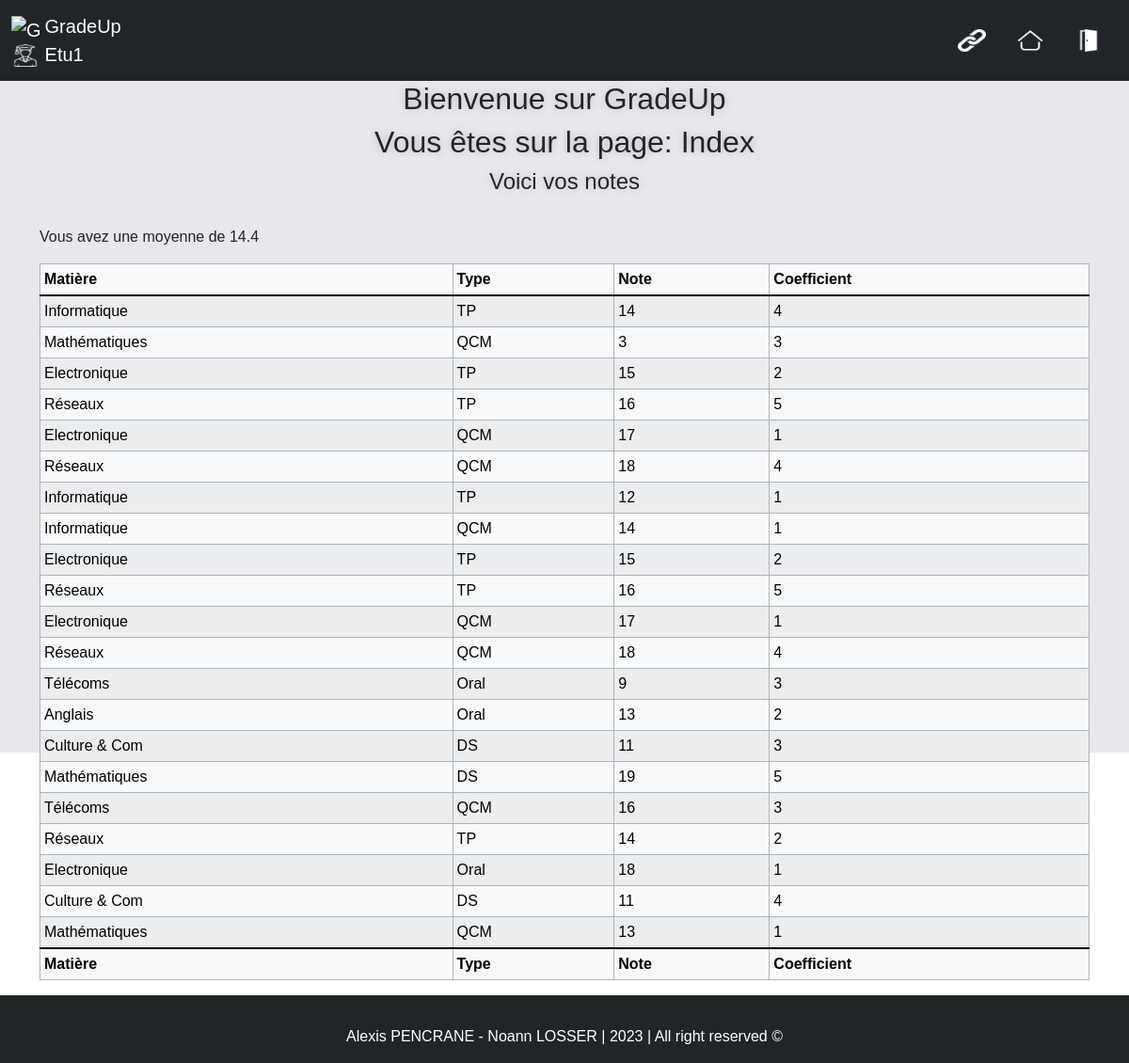
The page /index.php (signed in) on the database as committed earlier.
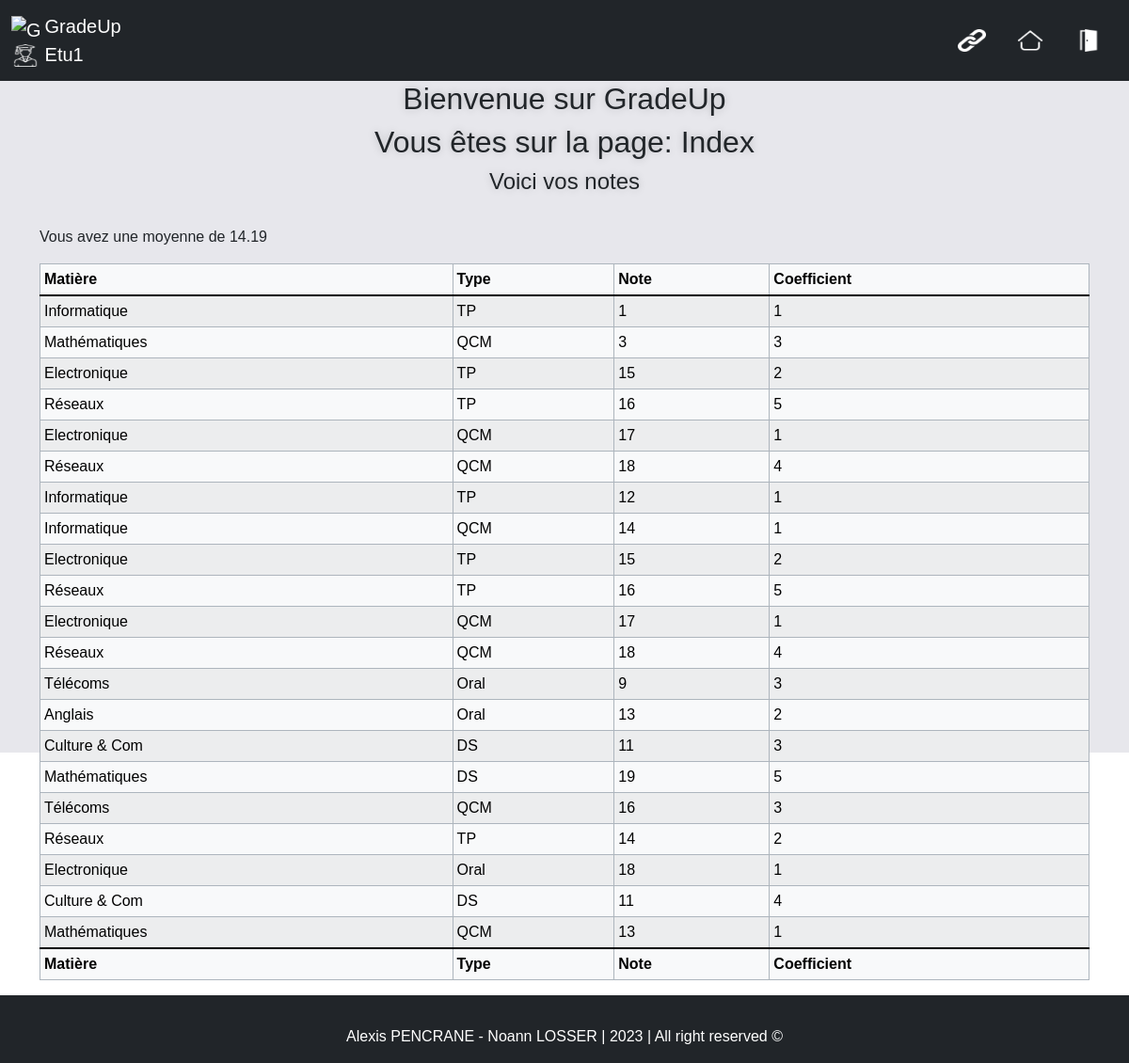
The same page on the database as committed later.
### tables this page shows
CREATE TABLE "Comptes" (
	"login"	VARCHAR NOT NULL,
	"motdepasse"	VARCHAR NOT NULL DEFAULT 'lannion',
	"statut"	VARCHAR NOT NULL DEFAULT 'utilisateur',
	"profilepicture"	TEXT DEFAULT '/assets/profilepicture/etu.png',
	PRIMARY KEY("login"),
	CONSTRAINT "chk_statut" CHECK("statut" IN ('administrateur', 'professeur', 'utilisateur'))
);

CREATE TABLE "Matieres" (
	"NoMat"	INTEGER,
	"NomMat"	VARCHAR(20) NOT NULL CHECK("NomMat" IN ('Informatique', 'Electronique', 'Télécoms', 'Réseaux', 'Anglais', 'Culture & Com', 'Mathématiques')),
	PRIMARY KEY("NoMat" AUTOINCREMENT)
);

CREATE TABLE "Notes" (
	"NoNote"	INTEGER,
	"NomNote"	VARCHAR(20) NOT NULL CHECK("NomNote" IN ('TP', 'QCM', 'Oral', 'DS', 'TestTP')),
	PRIMARY KEY("NoNote" AUTOINCREMENT)
);

CREATE TABLE "NotesMatieres" (
	"id"	INTEGER NOT NULL,
	"login"	VARCHAR NOT NULL,
	"noMat"	INTEGER NOT NULL,
	"noNote"	INTEGER NOT NULL,
	"Coefficient"	INTEGER NOT NULL CHECK("Coefficient" >= 1 AND "Coefficient" <= 5),
	"note"	INTEGER NOT NULL CHECK("note" >= 0 AND "note" <= 20),
	CONSTRAINT "fk_Matieres" FOREIGN KEY("noMat") REFERENCES "Matieres"("noMat") ON DELETE CASCADE ON UPDATE CASCADE,
	CONSTRAINT "fk_Utilisateurs" FOREIGN KEY("login") REFERENCES "Comptes"("login") ON DELETE CASCADE ON UPDATE CASCADE,
	CONSTRAINT "fk_Notes" FOREIGN KEY("noNote") REFERENCES "Notes"("noNote") ON DELETE CASCADE ON UPDATE CASCADE,
	PRIMARY KEY("id" AUTOINCREMENT)
);

### functions.php (the view, shortened to what this page needs)
<?php
function menu()
{
    $connexion = "<li class='nav-item'><a class='nav-link' href='connexion.php'><img src='assets/icons/connexion.png' alt='Connexion' class='icon'></a></li>";
    $index = "<li class='nav-item'><a class='nav-link' href='index.php'><img src='assets/icons/home.png' alt='Accueil' class='icon'></a></li>";
    $deconnexion = "<li class='nav-item'><a class='nav-link' href='connexion.php?action=logout'><img src='assets/icons/deconnexion.png' alt='Deconnexion' class='icon'></a></li>";
    if (!isset($_SESSION['uRole'])) {
        echo $connexion;
    } else if ($_SESSION['uRole'] == "utilisateur") {
        echo $connexion;
        echo $index;
        echo $deconnexion;
    }
}
function getProfilePicture($etu) {
    $db = new PDO('sqlite:db/db.sqlite');
    $rq = 'SELECT profilepicture FROM Comptes WHERE (login = "' . $etu . '")';
    $resultat = $db->query($rq);
    $resultat = $resultat->fetch(PDO::FETCH_ASSOC);
    return $resultat['profilepicture'];
}
function afficheNotes($notes)
{
    $matieres = getMatieres();
    $types = getTypeNotes();
    echo '<table class="table table-light table-striped table-hover table-bordered border-dark-subtle table-sm"><thead><tr><th>Matière</th><th>Type</th><th>Note</th><th>Coefficient</th>';
    echo '</tr></thead><tbody class="table-group-divider">';
    foreach ($notes as $note) {
        foreach ($matieres as $matiere) {
            foreach ($types as $type) {
                if ($note['noMat'] == $matiere['NoMat']) {
                    if ($note['noNote'] == $type['NoNote']) {
                        if (strtolower(explode('.', basename($_SERVER['PHP_SELF']))[0]) == "modification") {
                            echo '<tr><td>' . $matiere['NomMat'] . '</td><td>' . $type['NomNote'] . '</td><td>' . $note['note'] . '</td><td>' . $note['Coefficient'] . '</td><td>'. $note['login'].'</td><td><a href="modification.php?id=' . $note['id'] . '"><img src="assets/icons/select.png" alt="Séléctioner" class="select"></a></td></tr>';
                        } else {
                            echo '<tr><td>' . $matiere['NomMat'] . '</td><td>' . $type['NomNote'] . '</td><td>' . $note['note'] . '</td><td>' . $note['Coefficient'] . '</td></tr>';
                        }
                    }
                }
            }
        }
    }
    echo '</tbody><tfoot class="table-group-divider"><tr><th>Matière</th><th>Type</th><th>Note</th><th>Coefficient</th>';
    echo '</tr></tfoot></table>';
}
function getAllNotes()
{
    $notes = false;
    try {
        $db = new PDO('sqlite:db/db.sqlite');
        $rq = 'SELECT * FROM NotesMatieres';
        $resultat = $db->query($rq);
        $notes = $resultat->fetchAll(PDO::FETCH_ASSOC);
    } catch (Exception $e) {
        echo "erreur de connection a la BDO";
    }
    return $notes;
}
function getNotesByEtu($notes, $login)
{
    $resultat = array();
    if ($login == "") {
        $resultat = $notes;
    } else {
        foreach ($notes as $note) {
            if ($note['login'] == $login) {
                array_push($resultat, $note);
            }
        }
    }
    return $resultat;
}
function getMatieres()
{
    $matieres = false;
    try {
        $db = new PDO('sqlite:db/db.sqlite');
        $rq = 'SELECT noMat, nomMat FROM Matieres';
        $resultat = $db->query($rq);
        $matieres = $resultat->fetchAll(PDO::FETCH_ASSOC);
    } catch (Exception $e) {
        echo "erreur de connection a la BDO";
    }
    return $matieres;
}
function getTypeNotes()
{
    $type = false;
    try {
        $db = new PDO('sqlite:db/db.sqlite');
        $rq = 'SELECT noNote, nomNote FROM Notes';
        $resultat = $db->query($rq);
        $type = $resultat->fetchAll(PDO::FETCH_ASSOC);
    } catch (Exception $e) {
        echo "erreur de connection a la BDO";
    }
    return $type;
}
function getMoyenneByEtu($login)
{
    $moyenne = false;
    $coefficients = 0;
    $notes = getNotesByEtu(getAllNotes(), $login);
    foreach ($notes as $note) {
        $moyenne += $note['note'] * $note['Coefficient'];
        $coefficients += $note['Coefficient'];
    }
    return round($moyenne / $coefficients, 2);
}

### index.php (shortened to what this page needs)
<?php
include "functions.php";
?>
<!DOCTYPE html>
<html lang="en">
<head>
    <link href="https://cdn.jsdelivr.net/npm/bootstrap@5.3.0-alpha3/dist/css/bootstrap.min.css" rel="stylesheet"
>
    <link rel="stylesheet" type="text/css" href="css/style.css">
</head>
<body>
    <nav class="navbar sticky-top navbar-expand-lg navbar-dark bg-dark">
        <div class="container-fluid">
            <a class="navbar-brand">
                <div>
                    <img src="assets/icons/logo.png" alt="GradeUp Logo" class="d-inline-block align-text-top">
                    GradeUp
                </div>
                <div class="profile">
                    <img src="<?php echo getProfilePicture($_SESSION['uLogin']); ?>" alt="Profile Icon"
                        class="d-inline-block align-text-top">
                    <?php
                    echo ucfirst(explode('@', $_SESSION['uLogin'])[0]);
                    ?>
                </div>
            </a>
            <div class="" id="navbarNav">
                <ul class="nav justify-content-center">
                    <?php
                    menu();
                    ?>
                </ul>
            </div>
        </div>
    </nav>
    <header>
        <h2>Bienvenue sur GradeUp</h2>
    </header>
    <main>
        <?php
        echo "<h2>Vous êtes sur la page: " . ucfirst(explode('.', basename($_SERVER['PHP_SELF']))[0]) . "</h2>";
        if ($_SESSION['uRole'] == "administrateur" || $_SESSION['uRole'] == "professeur") {
        } else {
            echo "<h4>Voici vos notes</h4>";
            echo "<br><div class='container'>";
            echo "<p>Vous avez une moyenne de " . getMoyenneByEtu($_SESSION['uLogin']) . "</p>";
            afficheNotes(getNotesByEtu(getAllNotes(), $_SESSION['uLogin']));
            echo "</div>";
        }
        ?>
        <div id="under-footer"> </div>
    </main>
    <footer id="footer" class="footer fixed-bottom bg-dark light-text">
        <div class="container text-center">
            <span>Alexis PENCRANE - Noann LOSSER | 2023 | All right reserved &copy;</span>
        </div>
    </footer>
</body>
</html>

### css/style.css (style rules this page uses)
* { font-family: 'Raleway', sans-serif; }
footer { padding: 1rem; }
.light-text { color: #fff; }
nav img { width: 30px; height: 24px; }
nav li img { filter: grayscale(100%) invert(100%); }
h2, h3, h4 { text-align: center; text-shadow: 0 0 10px rgba(0, 0, 0, 0.2); }
table td { min-width: 10px; }
#under-footer { color: transparent; }
div.profile img { filter: grayscale(0%) invert(100%); }

Rows that differ between the two databases and show on the page:
changed notesmatieres (number 1 of 21 on the later page): note "14" → "1"; Coefficient "4" → "1"
Other text that changed with them:
getMoyenneByEtu($_SESSION['uLogin']): "14.4" → "14.19"
